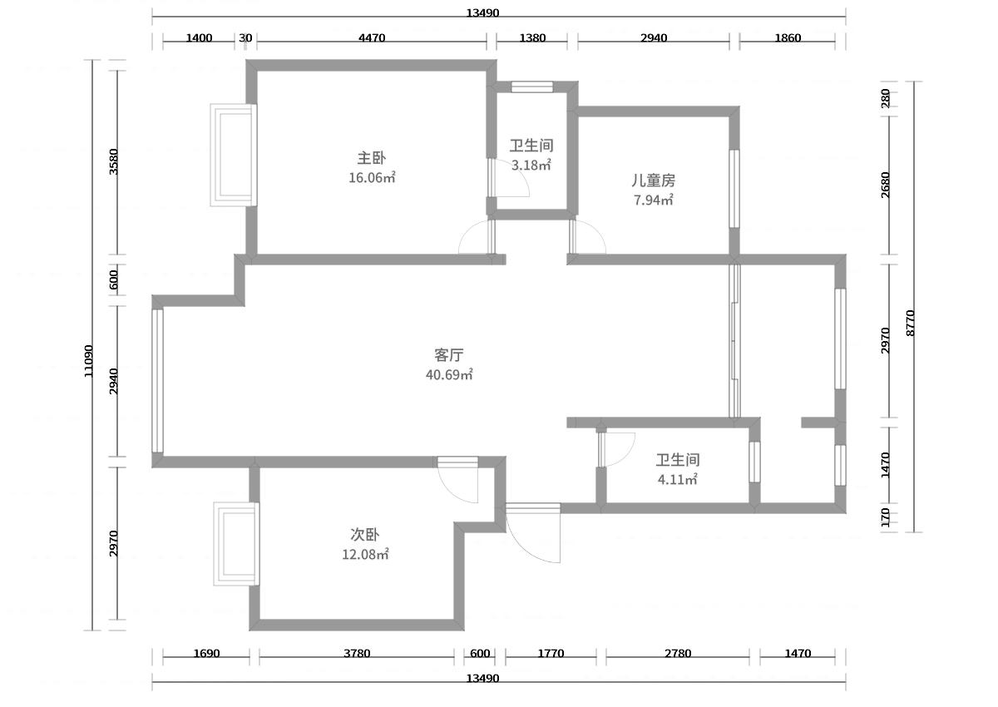
#> input picture test/KJLtest/4.png, 998 x 707 px, shrunk from 1200 x 850 before the run, found by its file name
$ python repoint.py   (older library calls are emulated)
#> lines starting #> are read from the running program, lines starting #| are printed output that depends on the picture; after the words box and inside, x2 and y2 are one past the last pixel; in counts of white or black regions, pixels touching at a corner belong together
# -*- coding: utf-8 -*-
"""
Created on Sun Jun 10 15:54:18 2018

@author: 王科涛
"""

import numpy as np
import cv2
def is_line(i, j):
    if i[0] == j[0] or i[1] == j[1]:
        return 1
    else:
        return 0


def distance(a, b):
    x1, y1 = a
    x2, y2 = b
    return int(((y2 -y1)**2 + (x2 - x1)**2)**0.5)

# [5 lines of commented-out code are left out]

def remove_re_point(contours):
    new_contours = []
    for i in range(len(contours)):
        list3 = []
        for j in range(len(contours[i])):
            k_i = j % len(contours[i])
            k_j = (j + 1) % len(contours[i])
            if is_line([contours[i][k_i][0][0], contours[i][k_i][0][1]], [contours[i][k_j][0][0], contours[i][k_j][0][1]]) == 0 and distance((contours[i][k_i][0][0], contours[i][k_i][0][1]), (contours[i][k_j][0][0], contours[i][k_j][0][1])) < 3:
                x_i = contours[i][k_i][0][0]
                y_i = contours[i][k_i][0][1]
                x_j = contours[i][k_j][0][0]
                y_j = contours[i][k_j][0][1]
                k_1 = (j-1) % len(contours[i])
                k_2 = (j + 2) % len(contours[i])
                x_1 = contours[i][k_1][0][0]
                y_1 = contours[i][k_1][0][1]
                x_2 = contours[i][k_2][0][0]
                y_2 = contours[i][k_2][0][1]
                if (x_1 == x_i or x_2 == x_j) and (y_1 == y_i or y_2 == y_j):
                    list1 = []
                    list2 = []
                    if x_1 == x_i:
                        list1.append(x_i)
                    elif x_2 == x_j:
                        list1.append(x_j)
                    if y_1 == y_i:
                        list1.append(y_i)
                    elif y_2 == y_j:
                        list1.append(y_j)
                    list2.append(np.array(list1))
                    list3.append(np.array(list2))
                else:
                    if x_j > x_i and y_j < y_i:
                        list1 = []
                        list2 = []
                        list1.append(x_i)
                        list1.append(y_j)
                        list2.append(np.array(list1))
                        list3.append(np.array(list2))
                    elif x_j > x_i and y_j > y_i:
                        list1 = []
                        list2 = []
                        list1.append(x_j)
                        list1.append(y_i)
                        list2.append(np.array(list1))
                        list3.append(np.array(list2))
                    elif x_j < x_i and y_j > y_i:
                        list1 = []
                        list2 = []
                        list1.append(x_i)
                        list1.append(y_j)
                        list2.append(np.array(list1))
                        list3.append(np.array(list2))
                    elif x_j < x_i and y_j < y_i:
                        list1 = []
                        list2 = []
                        list1.append(x_j)
                        list1.append(y_i)
                        list2.append(np.array(list1))
                        list3.append(np.array(list2))
        list4 = []
        for j in range(len(contours[i])):
            judge = 1
            for k in range(len(list3)):
                if distance((contours[i][j][0][0], contours[i][j][0][1]), (list3[k][0][0], list3[k][0][1])) < 3:
                    list4.append(np.array(list3[k]))
                    judge = 0
                    break
            if judge == 1:
                list4.append(np.array(contours[i][j]))
        while(1):
            judge = -1
            for j in range(len(list4)-1):
                for k in range(j+1, len(list4)):
                    if list4[j][0][0] == list4[k][0][0] and list4[j][0][1] == list4[k][0][1]:
                        judge = k
                        break
            if judge == -1:
                break
            else:
                list4.pop(judge)


        new_contours.append(np.array(list4))
    list_contours = []
    for i in range(0,len(new_contours)):
        new_contour = new_contours[i].reshape(len(new_contours[i]),len(new_contours[i][0][0]))
        list_contours.append(new_contour)
    res = []
    for i in range(0,len(list_contours)):
        j = 0
        temp = list_contours[i].copy().tolist()
        while j < len(temp) and len(temp) > 3:
            num = len(temp)
            if np.maximum(np.abs(temp[j][0]-temp[(j+1)%num][0]),np.abs(temp[(j+1)%num][0]-temp[(j+2)%num][0])) <= 2:
                temp.remove(temp[(j+1)%num])
                j = j-1
            elif np.maximum(np.abs(temp[j][1]-temp[(j+1)%num][1]),np.abs(temp[(j+1)%num][1]-temp[(j+2)%num][1])) <= 2:
                temp.remove(temp[(j+1)%num])
                j = j-1
            j = j + 1
        one_contour = []
        for k in range(0,len(temp)):
            one_contour.append([[temp[k][0],temp[k][1]]])
        res.append(np.array(one_contour))

    return res


if __name__ == "__main__":
    img = cv2.imread('4.png')
#> img is the input picture: shape (707, 998, 3); min 0, max 255, mean 246.4
    gray = cv2.cvtColor(img,cv2.COLOR_BGR2GRAY)
    ret, binary = cv2.threshold(gray,127,255,cv2.THRESH_BINARY)
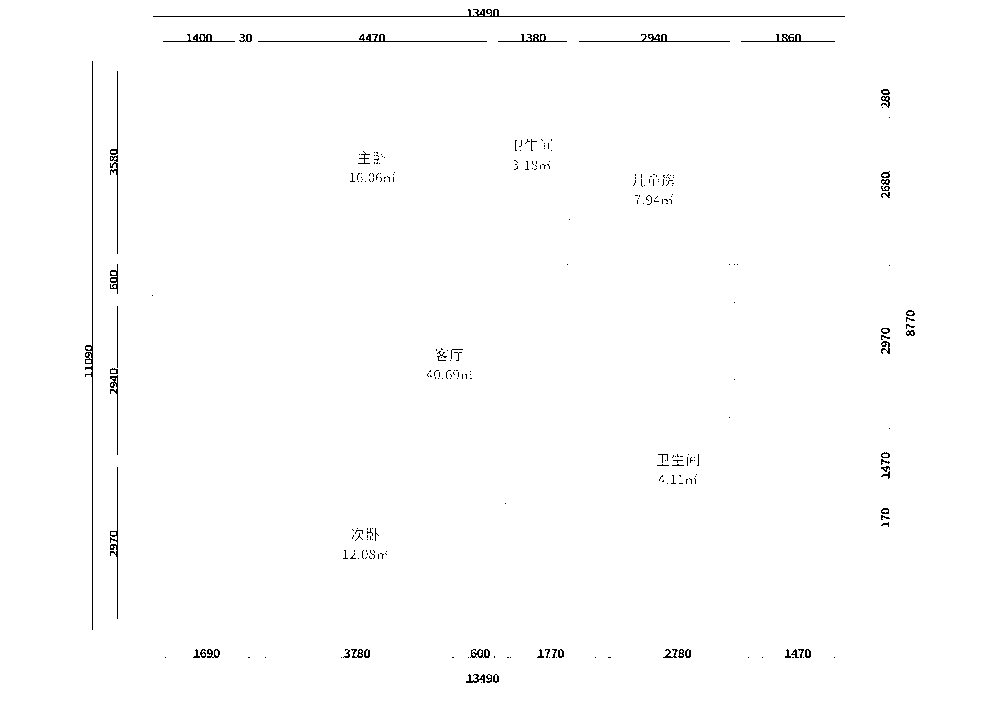
#> binary: shape (707, 998); 99.2% white; black in thin lines or dots, all inside (x1, y1, x2, y2) = (85, 9, 915, 683)

    img, contours, hierarchy = cv2.findContours(binary,cv2.RETR_TREE,cv2.CHAIN_APPROX_SIMPLE)
#> contours = 437 contours, 355 with area under 20; largest, box (x1, y1, x2, y2) and area: (0, 0, 998, 707) 703882, (152, 8, 846, 18) 1549, (84, 60, 94, 631) 1308, (257, 33, 488, 43) 597, (578, 33, 731, 43) 442
    new_contours = remove_re_point(contours)
#> the loop in remove_re_point, `for i in range(len(contours)):` made 437 passes
    img[0:len(img), 0:len(img[0])] = 255
#> img: shape (707, 998); 0.82% of pixels changed, all inside (x1, y1, x2, y2) = (85, 9, 915, 683)
    cv2.drawContours(img,new_contours,-1,(0,0,255),1)
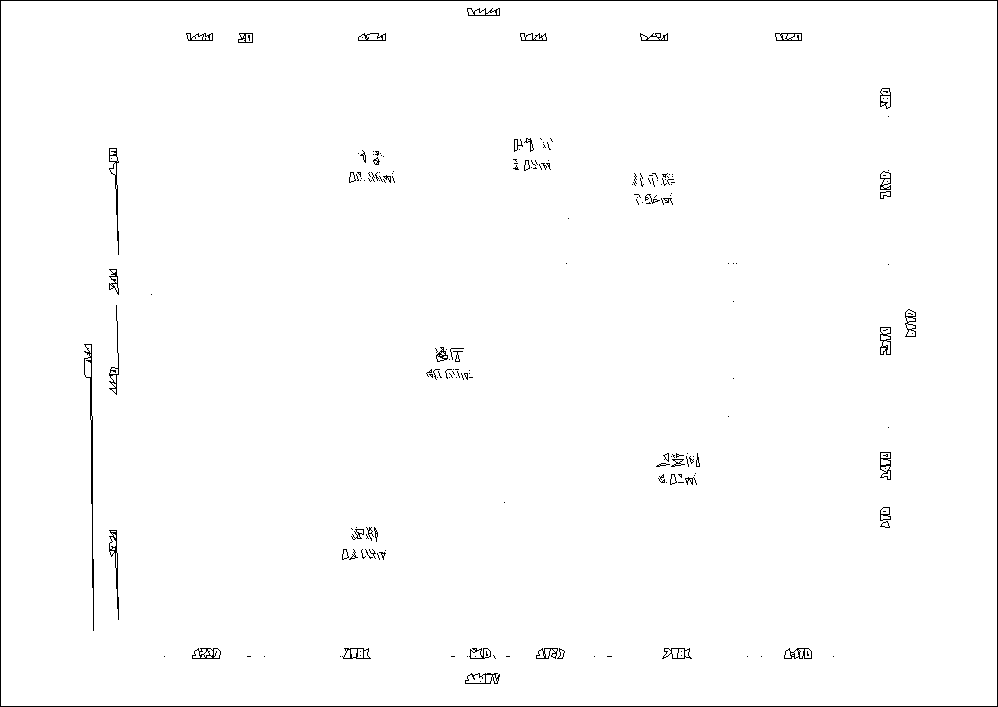
#> img: shape (707, 998); 98.8% white; black in thin lines or dots
    #
    cv2.imwrite("bearwall.png", img)

$ run again, with test/KJLtest/1.png copied over test/KJLtest/4.png
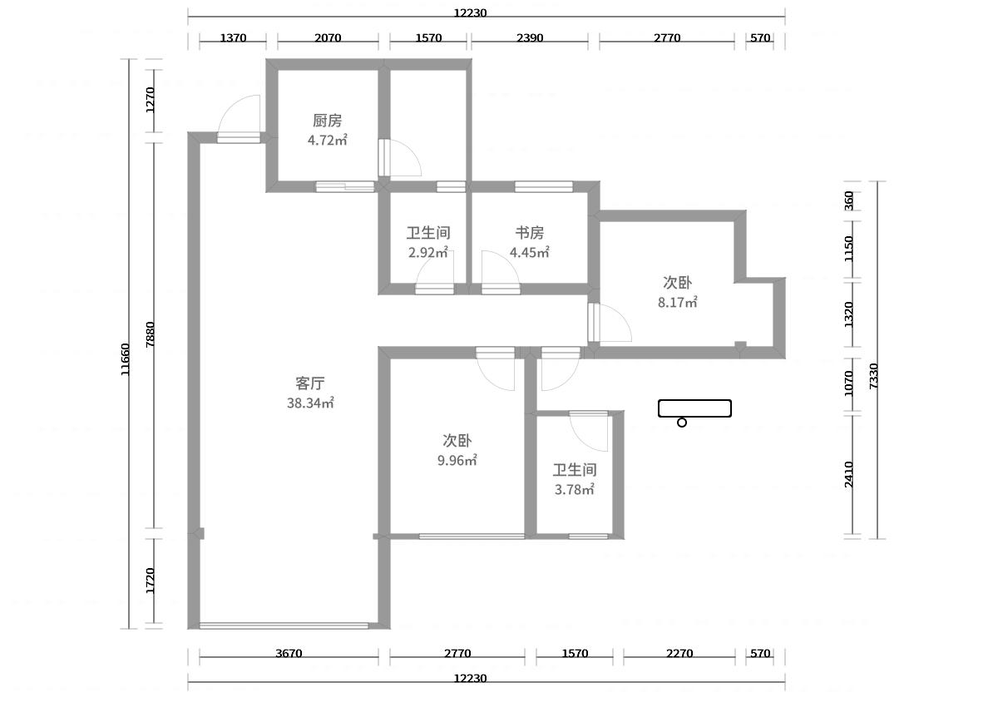
#> input picture test/KJLtest/1.png, 998 x 707 px, shrunk from 1200 x 850 before the run, found by its file name
#> img is the input picture: shape (707, 998, 3); min 0, max 255, mean 246.7
#> `ret, binary = cv2.threshold(gray,127,255,cv2.THRESH_BINARY)`:
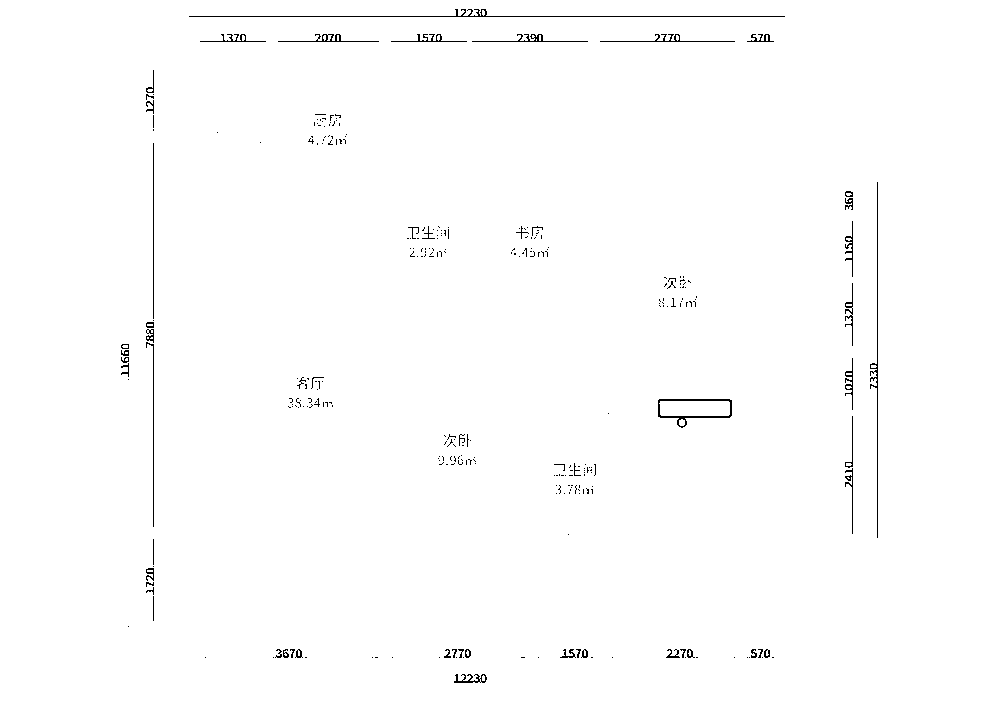
#> binary: shape (707, 998); 99.2% white; black in thin lines or dots, all inside (x1, y1, x2, y2) = (121, 9, 878, 683)
#> contours = 452 contours, 376 with area under 20; largest, box (x1, y1, x2, y2) and area: (0, 0, 998, 707) 703882, (657, 398, 733, 429) 1574, (188, 8, 786, 18) 1336, (659, 401, 730, 416) 966, (869, 181, 879, 539) 816
#> the loop in remove_re_point, `for i in range(len(contours)):` made 452 passes
#> `cv2.drawContours(img,new_contours,-1,(0,0,255),1)`:
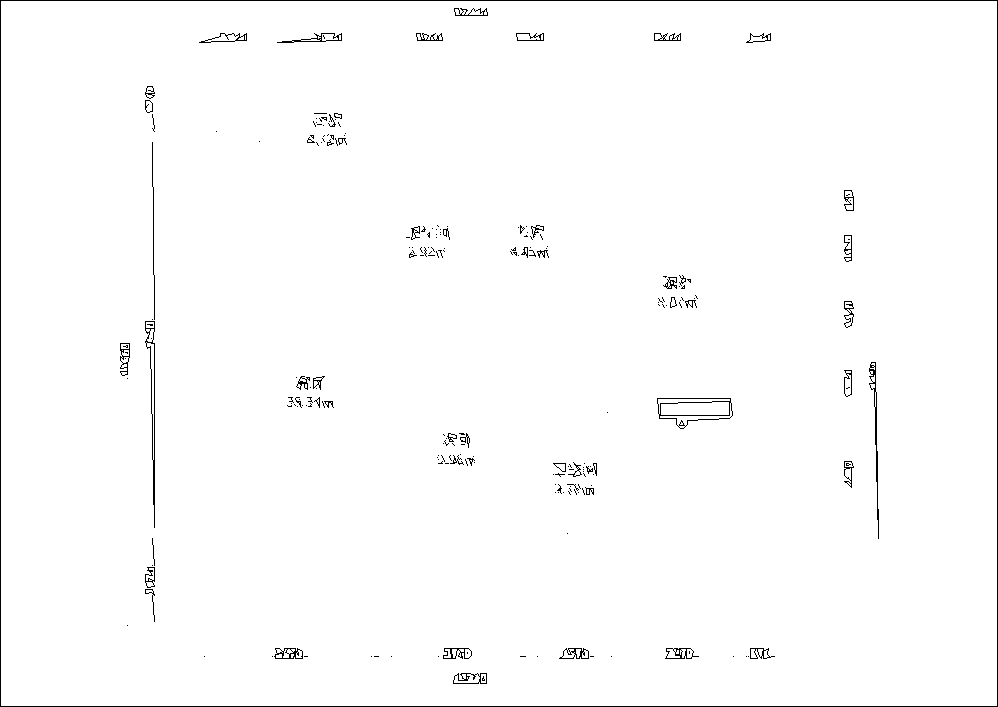
#> img: shape (707, 998); 98.8% white; black in thin lines or dots

$ run again, with test/KJLtest/10.png copied over test/KJLtest/4.png
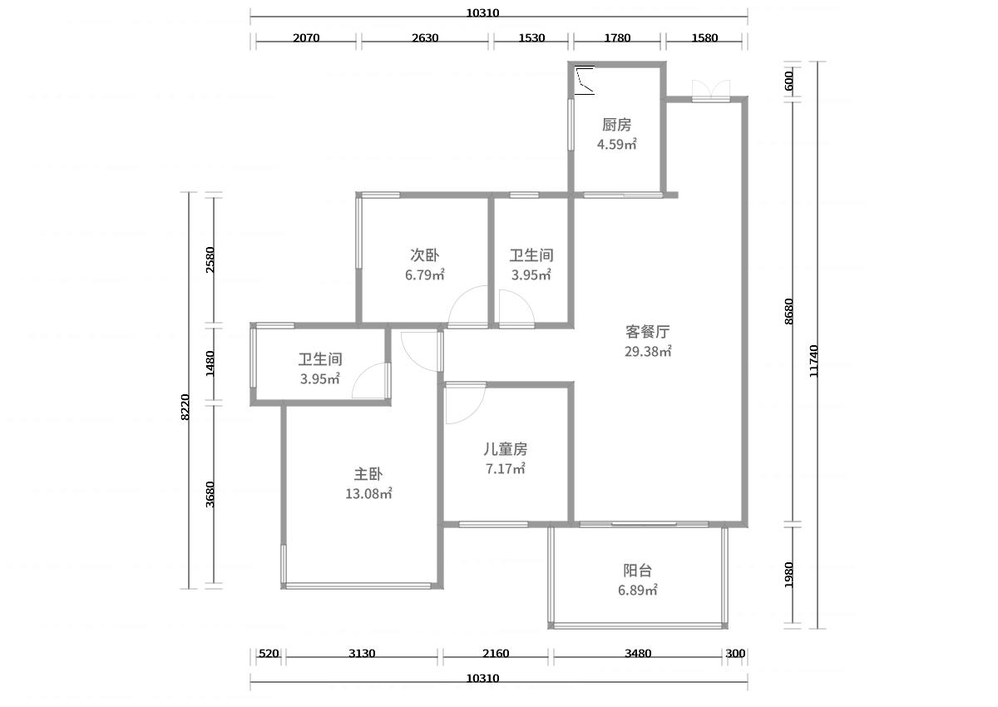
#> input picture test/KJLtest/10.png, 998 x 707 px, shrunk from 1200 x 850 before the run, found by its file name
#> img is the input picture: shape (707, 998, 3); min 0, max 255, mean 249.2
#> `ret, binary = cv2.threshold(gray,127,255,cv2.THRESH_BINARY)`:
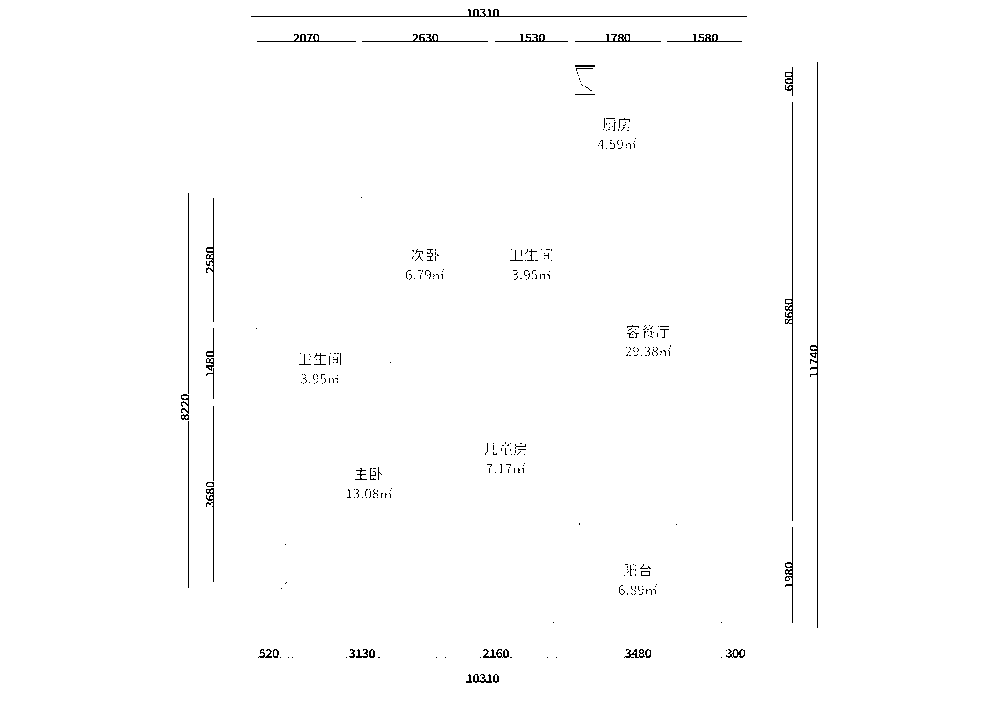
#> binary: shape (707, 998); 99.1% white; black in thin lines or dots, all inside (x1, y1, x2, y2) = (181, 9, 818, 683)
#> contours = 508 contours, 439 with area under 20; largest, box (x1, y1, x2, y2) and area: (0, 0, 998, 707) 703882, (809, 61, 819, 629) 1270, (784, 101, 794, 522) 992, (485, 8, 748, 18) 588, (250, 8, 487, 18) 561
#> the loop in remove_re_point, `for i in range(len(contours)):` made 508 passes
#> `cv2.drawContours(img,new_contours,-1,(0,0,255),1)`:
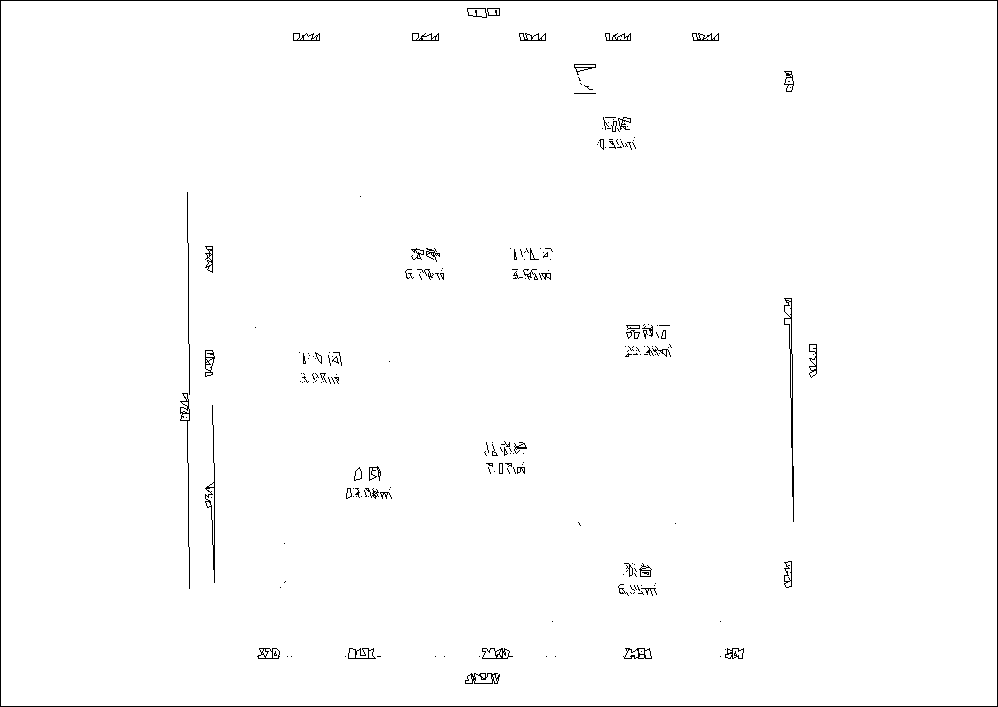
#> img: shape (707, 998); 98.8% white; black in thin lines or dots
